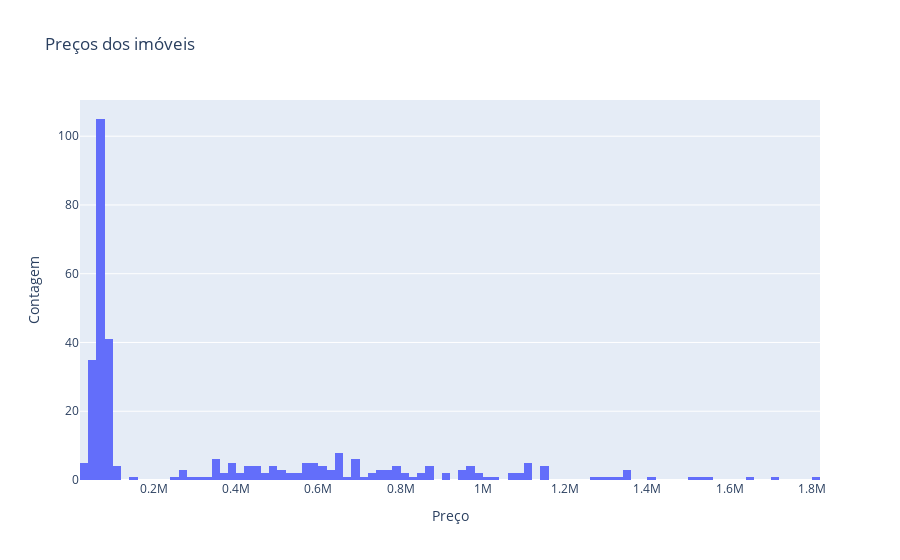

Notebook code cell kept with this figure:
### Code cell
hist_price = px.histogram(
    df['price'].value_counts().reset_index(),
    x = 'price',
    y = 'count',
    nbins = 100,
    title = 'Preços dos imóveis',
)

hist_price.update_layout(
    xaxis_title = 'Preço',
    yaxis_title = 'Contagem'
)

hist_price.show()

### Figure 1 — Plotly figure (JSON) as saved in the notebook; plotly's stock layout.template omitted (floating-point values rounded to 4 significant figures; data arrays with more than 128 entries replaced by an {"elided": "..."} marker saying what was removed)
{"data": [{"bingroup": "x", "histfunc": "sum", "hovertemplate": "price=%{x}<br>sum of count=%{y}<extra></extra>", "legendgroup": "", "marker": {"color": "#636efa", "pattern": {"shape": ""}}, "name": "", "nbinsx": 100, "orientation": "v", "showlegend": false, "type": "histogram", "x": {"elided": "252 float values"}, "xaxis": "x", "y": {"elided": "252 int values"}, "yaxis": "y"}], "layout": {"barmode": "relative", "legend": {"tracegroupgap": 0}, "title": {"text": "Preços dos imóveis"}, "xaxis": {"anchor": "y", "domain": [0, 1], "title": {"text": "Preço"}}, "yaxis": {"anchor": "x", "domain": [0, 1], "title": {"text": "Contagem"}}}}
